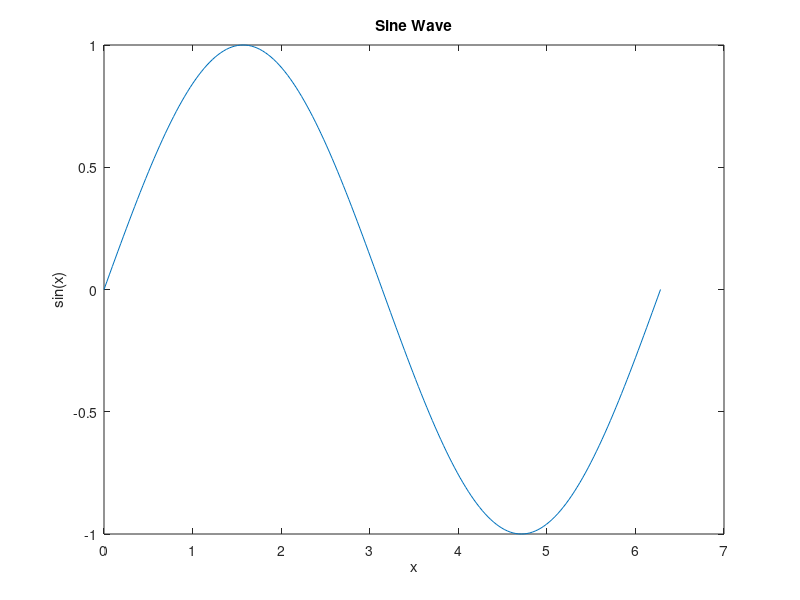

Here is the MATLAB script that generated this plot:
% ============================================
% MATLAB Example 4: Basic 2 D Plotting
% ============================================
% Simplified plotting example that works with XDL

% Create data
x = 0:pi/100:2*pi;
y = sin(x);

% Plot the data
plot(x, y);

% Add labels and title
xlabel('x');
ylabel('sin(x)');
title('Sine Wave');
